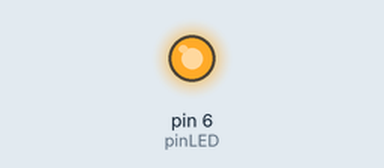
Bench run of a sketch on a simulated Arduino Uno, built with avr-gcc and run on an emulated ATmega328P. Shown: output pins drawn as LEDs (lit = HIGH).

Above: at 2.5 s.
At 7.5 s:
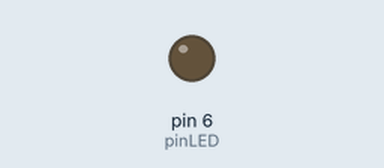
Timing chart, 0 to 13.0 s (numbered marks = the images above):
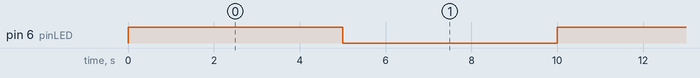

The sketch:

code.ino
```cpp
int pinLED = 6;

void setup() {
  pinMode(pinLED, OUTPUT);
}

void loop() {
  digitalWrite(pinLED, HIGH);
  delay(5000);
  digitalWrite(pinLED, LOW);
  delay(5000);
}
```

Measured:
- by itself, pin 6 (pinLED): alternates HIGH for 5.0 s and LOW for 5.0 s
